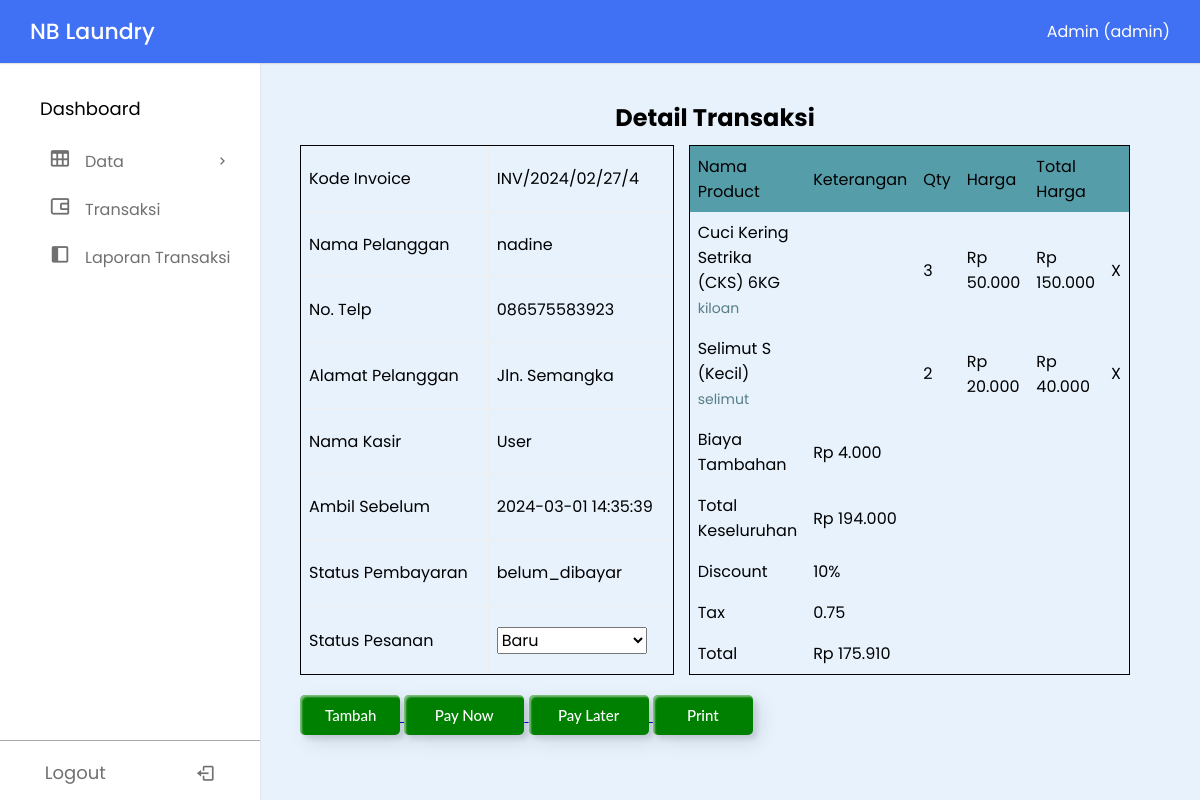
The page /dashboard.php?page=detail-transaksi (signed in) on the database its author committed.
### tables this page shows
CREATE TABLE `tb_transaksi` (
  `id_transaksi` int(11) NOT NULL,
  `id_outlet` int(11) NOT NULL,
  `kode_invoice` varchar(100) NOT NULL,
  `id_member` int(11) NOT NULL,
  `tgl` datetime NOT NULL,
  `batas_waktu` datetime NOT NULL,
  `tgl_bayar` datetime NOT NULL,
  `biaya_tambahan` int(11) NOT NULL,
  `diskon` double NOT NULL,
  `pajak` double NOT NULL,
  `status` enum('baru','proses','selesai','diambil') NOT NULL,
  `dibayar` enum('dibayar','belum_dibayar') NOT NULL,
  `bayar` int(11) NOT NULL,
  `id_user` int(11) NOT NULL
);

CREATE TABLE `tb_member` (
  `id_member` int(11) NOT NULL,
  `nama` varchar(50) NOT NULL,
  `alamat` text NOT NULL,
  `jenis_kelamin` enum('L','P') NOT NULL,
  `tlp` varchar(15) NOT NULL
);

CREATE TABLE `tb_user` (
  `id_user` int(11) NOT NULL,
  `nama` varchar(100) NOT NULL,
  `username` varchar(30) NOT NULL,
  `password` text NOT NULL,
  `id_outlet` int(11) NOT NULL,
  `role` enum('admin','kasir','owner') NOT NULL
);

CREATE TABLE `tb_detail_transaksi` (
  `id_detail_transaksi` int(11) NOT NULL,
  `id_transaksi` int(11) NOT NULL,
  `id_paket` int(11) DEFAULT NULL,
  `qty` double DEFAULT NULL,
  `keterangan` text DEFAULT NULL,
  `harga_paket` int(11) NOT NULL,
  `total_harga` int(20) NOT NULL
);

CREATE TABLE `tb_paket` (
  `id_paket` int(11) NOT NULL,
  `id_outlet` int(11) NOT NULL,
  `jenis` enum('kiloan','selimut','bed_cover','kaos','lain') NOT NULL,
  `nama_paket` varchar(50) NOT NULL,
  `harga` int(11) NOT NULL
);

### transaksi/detail-transaksi.php (the view, shortened to what this page needs)
<section class="main">
    <h2 align="center">Detail Transaksi</h2>
    <div class="flex" style="display: flex; grid-template-columns: repeat(2,1fr);
        justify-content: space-between;" ">
        <table border=" 1" style="width:45%;
        border-collapse: collapse;
">
        <?php
        @$id_transaksi = $_GET['id_transaksi'];
        if (!$id_transaksi) {
            $queryTransaksi = "SELECT * FROM tb_transaksi ORDER BY id_transaksi DESC LIMIT 1";
        } else {
            $queryTransaksi = "SELECT * FROM tb_transaksi WHERE id_transaksi = '$id_transaksi'";
        }
        $hasilTransaksi = mysqli_query($conn, $queryTransaksi);
        $rowTransaksi = mysqli_fetch_array($hasilTransaksi);
        $id_member = $rowTransaksi['id_member'];
        $queryMember = "SELECT nama,alamat,tlp FROM tb_member WHERE id_member = '$id_member'";
        $hasilMember = mysqli_query($conn, $queryMember);
        $rowMember = mysqli_fetch_array($hasilMember);
        $id_user = $rowTransaksi['id_user'];
        $queryUser = "SELECT * FROM tb_user WHERE id_user = '$id_user'";
        $hasilUser = mysqli_query($conn, $queryUser);
        $rowUser = mysqli_fetch_array($hasilUser);
        ?>
        <tr>
            <td>Kode Invoice</td>
            <td><?= $rowTransaksi['kode_invoice'] ?></td>
        </tr>
        <tr>
            <td>Nama Pelanggan</td>
            <td><?= $rowMember['nama'] ?></td>
        </tr>
        <tr>
            <td>No. Telp</td>
            <td><?= $rowMember['tlp'] ?></td>
        </tr>
        <tr>
            <td>Alamat Pelanggan</td>
            <td><?= $rowMember['alamat'] ?></td>
        </tr>
        <tr>
            <td>Nama Kasir</td>
            <td><?= $rowUser['nama'] ?></td>
        </tr>
        <tr>
            <td>Ambil Sebelum</td>
            <td><?= $rowTransaksi['batas_waktu'] ?></td>
        </tr>
        <tr>
            <td>Status Pembayaran</td>
            <td><?= $rowTransaksi['dibayar'] ?></td>
        </tr>
        <tr>
            <td>Status Pesanan</td>
            <td>
                <form id="status-form" action="./proses/transaksi/proses-edit-status-transaksi.php" method="post">
                    <select id="status-select" name="status" class="input" style="width: 150px; font-size:16px;">
                        <option value="baru" <?php if ($rowTransaksi['status'] == 'baru') echo "selected='selected'"; ?>>Baru</option>
                    </select>
                </form>
            </td>
        </tr>
        </table>
        <table style="  width:  45%; /* Anda dapat menyesuaikan lebar sesuai kebutuhan */
        border-collapse: collapse;">
            <tr style="background-color: #569DAA;">
                <td>Nama Product</td>
                <td>Keterangan</td>
                <td>Qty</td>
                <td>Harga</td>
                <td colspan="2">Total Harga</td>
            </tr>
            <?php
            function rupiah($angka)
            {
                $hasil_rupiah = "Rp " . number_format($angka, 0, ',', '.');
                return $hasil_rupiah;
            }
            $id_transaksi = $rowTransaksi['id_transaksi'];
            $queryDetailProduct = "SELECT * FROM tb_detail_transaksi WHERE id_transaksi = '$id_transaksi'";
            $dataDetailProduct = mysqli_query($conn, $queryDetailProduct);
            @$totalHarga += $rowTransaksi['biaya_tambahan'];
            while ($rowDetailProduct = mysqli_fetch_array($dataDetailProduct)) {
                $id_paket = $rowDetailProduct['id_paket'];
                $queryProduct = "SELECT * FROM tb_paket WHERE id_paket = '$id_paket'";
                $dataProduct = mysqli_query($conn, $queryProduct);
                $hasilProduct = mysqli_fetch_array($dataProduct);
                @$totalHargaPerItem = $rowDetailProduct['qty'] * $hasilProduct['harga'];
                @$totalHarga += $totalHargaPerItem;
                $total = @$totalHarga;
                if ($rowTransaksi['diskon'] > 0) {
                    $diskon = $total * $rowTransaksi['diskon'] / 100;
                    $total -= $diskon;
                }
                $pajak = $total * $rowTransaksi['pajak'];
                $total += $pajak;
            ?>
                <tr>
                    <td>
                        <?= @$hasilProduct['nama_paket'] ?>
                        <br>
                        <a style="font-size: 14px; color:#577D86;"><?= @$hasilProduct['jenis'] ?></a>
                    </td>
                    <td><?= @$rowDetailProduct['keterangan'] ?></td>
                    <td><?= @$rowDetailProduct['qty'] ?></td>
                    <td><?= rupiah(@$hasilProduct['harga']) ?></td>
                    <td align="right"><?= rupiah(@$totalHargaPerItem) ?></td>
                    <td><a <?php if ($rowTransaksi['dibayar'] == 'dibayar') echo "hidden" ?> class="close-transaksi" href="./proses/transaksi/detail-product-transaksi.php?id_detail_transaksi=<?= @$rowDetailProduct['id_detail_transaksi'] ?>&id_transaksi=<?= $id_transaksi ?>">X</a>
                    </td>
                </tr>
            <?php
            }
            if ($rowTransaksi['biaya_tambahan'] > 0) {
            ?>
                <tr>
                    <td>Biaya Tambahan</td>
                    <td colspan="4" align="right"><?= rupiah(@$rowTransaksi['biaya_tambahan']) ?></td>
                </tr>
            <?php
            }
            ?>
            <tr">
                <td>Total Keseluruhan</td>
                <td colspan="4" align="right"><?= rupiah(@$totalHarga) ?></td>
                <?php
                if ($rowTransaksi['diskon'] > 0) {
                ?>
                    <tr>
                        <td>Discount</td>
                        <td colspan="4" align="right"><?= $rowTransaksi['diskon'] ?>%</td>
                    </tr>
                <?php
                }
                ?>
                <tr>
                    <td>Tax</td>
                    <td colspan="4" align="right"><?= $rowTransaksi['pajak'] * 100 ?></td>
                </tr>
                <tr>
                    <td>Total</td>
                    <td colspan="4" align="right"><?= rupiah(round(@$total));
                                                    ?></td>
                </tr>
        </table>
    </div>
    <div class="btn-width">
        <a href="#" <?php if ($rowTransaksi['dibayar'] == 'dibayar') echo "hidden" ?>>
            <button type="button" hidden class="custom-btn btn-1" onclick="openModal('modaltambahpaket')">
                Tambah
            </button>
        </a>
        <a href="#" <?php if ($rowTransaksi['dibayar'] == 'dibayar') echo "hidden" ?>>
            <button type="button" class="custom-btn-1 btn-1" <?php if ($rowTransaksi['dibayar'] == 'dibayar') echo "hidden"; ?> onclick="openModal('modalbayar')">
                Pay Now
            </button>
        </a>
        <a href="#" <?php if ($rowTransaksi['dibayar'] == 'dibayar') echo "hidden" ?>>
            <button type="button" onclick="window.location='./dashboard.php?page=laporan'" <?php if ($rowTransaksi['dibayar'] == 'dibayar') echo "hidden"; ?> class="btn-1 custom-btn-1">
                Pay Later
            </button>
        </a>
        <button type="button" class="custom-btn btn-1" onclick="window.print();" <?php if ($rowTransaksi['dibayar'] !== 'dibayar') echo "hidden"; ?>>Print</button>
    </div>
</section>

### assets/css/dashboard.css (style rules this page uses)
* { margin: 0; padding: 0; box-sizing: border-box; font-family: "Poppins", sans-serif; }
:root { --white-color: #fff; --blue-color: #4070f4; --grey-color: #707070; --grey-color-light: #aaa; }
body { background-color: #e7f2fd; transition: all 0.5s ease; }
section { padding: 100px 70px 0 300px; }
table { border-spacing: 0; width: 100%; border: 1px solid; margin-top: 10px; }
th, td { text-align: left; padding: 8px; }
.custom-btn { animation: both; width: 100px; height: 40px; color: black; border-radius: 5px; padding: 10px 25px; font-family: 'Lato', sans-serif; font-weight: 500; background: transparent; cursor: pointer; transition: all 0.3s ease; position: relative; display: inline-block; box-shadow: inset 2px 2px 2px 0px rgba(255, 255, 255, .5), 7px 7px 20px 0px rgba(0, 0, 0, .1), 4px 4px 5px 0px rgba(0, 0, 0, .1); outline: none; font-size: 15px; text-decoration: none; text-align: center; }
.custom-btn-1 { animation: both; width: 120px; height: 40px; color: black; border-radius: 5px; padding: 10px 25px; font-family: 'Lato', sans-serif; font-weight: 500; background: transparent; cursor: pointer; transition: all 0.3s ease; position: relative; display: inline-block; box-shadow: inset 2px 2px 2px 0px rgba(255, 255, 255, .5), 7px 7px 20px 0px rgba(0, 0, 0, .1), 4px 4px 5px 0px rgba(0, 0, 0, .1); outline: none; font-size: 15px; text-decoration: none; text-align: center; }
.btn-1 { background: green; border: none; text-align: center; color: white; }
.btn-width { margin-top: 20px; }
.close-transaksi { color: black; text-decoration: none; }

### rows shown on the page
tb_transaksi: kode_invoice "INV/2024/02/27/4", batas_waktu "2024-03-01 14:35:39", dibayar "belum_dibayar", status "Baru", biaya_tambahan "Rp 4.000", diskon "10", $rowTransaksi['pajak']*100 "0.75"
tb_member: nama "nadine", tlp "086575583923", alamat "Jln. Semangka"
tb_user: nama "User"
tb_detail_transaksi: id_paket.nama_paket "Cuci Kering Setrika (CKS) 6KG", id_paket.jenis "kiloan", qty "3", id_paket.harga "Rp 50.000", qty.harga "Rp 150.000"
tb_detail_transaksi: id_paket.nama_paket "Selimut S (Kecil)", id_paket.jenis "selimut", qty "2", id_paket.harga "Rp 20.000", qty.harga "Rp 40.000"

### other values the page prints
$_SESSION['username'] "Admin"
$_SESSION['role'] "admin"
rupiah(@$totalHarga) "Rp 194.000"
rupiah(round(@$total)) "Rp 175.910"
